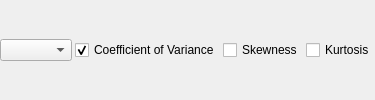
             <widget class="QWidget" name="page_CSK">
              <layout class="QGridLayout" name="gridLayout_13">
               <property name="leftMargin">
                <number>0</number>
               </property>
               <property name="topMargin">
                <number>0</number>
               </property>
               <property name="rightMargin">
                <number>0</number>
               </property>
               <property name="bottomMargin">
                <number>0</number>
               </property>
               <property name="spacing">
                <number>3</number>
               </property>
               <item row="0" column="1">
                <widget class="QCheckBox" name="checkBox_ResPlo_CSK_CV">
                 <property name="sizePolicy">
                  <sizepolicy hsizetype="Fixed" vsizetype="Fixed">
                   <horstretch>0</horstretch>
                   <verstretch>0</verstretch>
                  </sizepolicy>
                 </property>
                 <property name="text">
                  <string>Coefficient of Variance</string>
                 </property>
                 <property name="checked">
                  <bool>true</bool>
                 </property>
                </widget>
               </item>
               <item row="0" column="2">
                <widget class="QCheckBox" name="checkBox_ResPlo_CSK_Skewness">
                 <property name="sizePolicy">
                  <sizepolicy hsizetype="Fixed" vsizetype="Fixed">
                   <horstretch>0</horstretch>
                   <verstretch>0</verstretch>
                  </sizepolicy>
                 </property>
                 <property name="text">
                  <string>Skewness</string>
                 </property>
                </widget>
               </item>
               <item row="0" column="3">
                <widget class="QCheckBox" name="checkBox_ResPlo_CSK_Kurtosis">
                 <property name="sizePolicy">
                  <sizepolicy hsizetype="Fixed" vsizetype="Fixed">
                   <horstretch>0</horstretch>
                   <verstretch>0</verstretch>
                  </sizepolicy>
                 </property>
                 <property name="text">
                  <string>Kurtosis</string>
                 </property>
                </widget>
               </item>
               <item row="0" column="0">
                <widget class="QComboBox" name="comboBox_ResPlo_CSK_Typ"/>
               </item>
              </layout>
             </widget>
